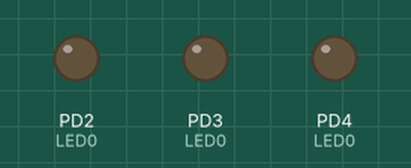
This program was run on a simulated ATmega328P, built with avr-gcc and emulated at 16 MHz. Shown: output pins drawn as LEDs (lit = HIGH).

Above: at 0.2 s.
At 2.2 s:
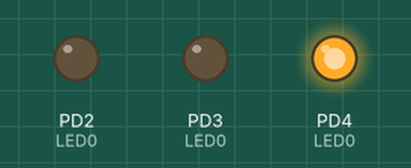
At 4.5 s:
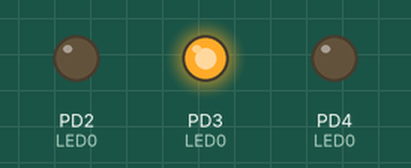
At 6.3 s:
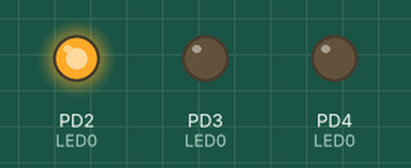
Timing chart, 0 to 8.2 s (numbered marks = the images above):
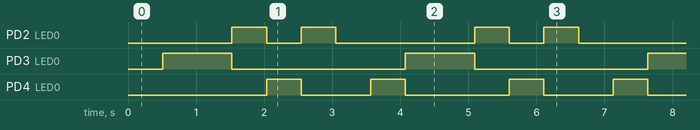

Measured:
- by itself, PD2 (LED0): repeats every 3.6 s: LOW 0.51 s, HIGH 0.51 s, LOW 2.0 s, HIGH 0.51 s
- by itself, PD3 (LED0): alternates HIGH for 1.0 s and LOW for 2.5 s
- by itself, PD4 (LED0): repeats every 3.6 s: LOW 1.0 s, HIGH 0.51 s, LOW 1.5 s, HIGH 0.51 s

The program:

main.c
```c
/*
 * BlinkWithTCNT0.c
 * Used for atmega2560
 * State 1 -> 6 defines consecutive Output Compare Interrupts
 */

#include <avr/io.h>
//#include <util/delay.h>
#include <avr/interrupt.h>

#ifndef F_CPU
#	define F_CPU 16000000UL
#endif

#define BLINK_DELAY 50

volatile uint8_t t10msFlag;   // Any variable that is changed by an interrupt should be set as volatile
uint8_t LEDState;
uint8_t LEDDelay = BLINK_DELAY;
enum {
    LEDState0, LEDState1, LEDState2, LEDState3, LEDState4, LEDState5, LEDState6, maxLEDState
    // maxLEDState will be used to know if the last was reached
};

//Function Declarations
void LED0(void);
void LED1(void);
void LED2(void);
void LED3(void);
void LED4(void);
void LED5(void);
void OFFLED(void);


ISR(TIMER0_COMPA_vect) {
    t10msFlag = 1;
}


int main(void)
{

    TCCR0A = 0b00000010;  // Set the mode to CTC
    TCCR0B = 0b00000101;   // Set the pre scaler to clk/1024
    OCR0A = 155;   // F_CPU/1024/100 - 1
    TIMSK0 = 0b00000010;   // Enable the OCR0A interrupt

    sei();   // Enable interrupts

    while (1)
    {
        if (t10msFlag == 1) {
            t10msFlag = 0;

            if(LEDDelay-- == 0) {
                LEDDelay = BLINK_DELAY;

                if (++LEDState == maxLEDState) {
                    LEDState = LEDState0;
                /*
                This is a pre increment, what this does is first increment the value of LEDState, then if LEDState == maxLEDState,
                then it will set its value LEDState0;

                LEDState++;
                if (LEDState == 0) {
                    LEDState = LEDState0;
                }
                */
                }
            }
            /*
            This is a post decrement, what this does is first check if the LEDDelay == 0 then if it is, it will
            change set its value to BLINK_DELAY. If LEDDelay is otherwise not equal to 0, then it will decrement.

            if (LEDDelay == 0) {
                LEDDelay = BLINK_DELAY;
            }

            else {
                LEDDelay--;
            }
            */
        	switch(LEDState) {
        		case LEDState0:
        		LED0();
        		break;
        		case LEDState1:
        		LED1();
        		break;
        		case LEDState2:
        		LED2();
        		break;
        		case LEDState3:
        		LED3();
        		break;
        		case LEDState4:
        		LED4();
        		break;
        		case LEDState5:
        		LED5();
        		break;
        		case LEDState6:
        		OFFLED();
        		break;

        		default:   // Do nothing
        		break;
        	}/* End switch(LEDState) */
        }/* End if (t10msFlag == 1) */
    }/* End while(1) */
}/* End int main(void) */


void LED0() {
	DDRD &= ~(1 << PORTD2);
	DDRD |= (1 << PORTD3);
	PORTD &= ~(1 << PORTD3);
	PORTD |= (1 << PORTD4);
}

void LED1() {
	PORTD |= (1 << PORTD3);
	PORTD &= ~(1 << PORTD4);
}

void LED2() {
	DDRD &= ~(1 << PORTD4);
	DDRD |= (1 << PORTD2);
	PORTD &= ~(1 << PORTD2);
	PORTD |= (1 << PORTD3);
}

void LED3() {
	PORTD |= (1 << PORTD2);
	PORTD &= ~(1 << PORTD3);
}

void LED4() {
	DDRD &= ~(1 << PORTD3);
	DDRD |= (1 << PORTD4);
	PORTD &= ~(1 << PORTD2);
	PORTD |= (1 << PORTD4);
}

void LED5() {
	PORTD |= (1 << PORTD2);
	PORTD &= ~(1 << PORTD4);
}

void OFFLED() {
	PORTD = 0x00;
}
```
